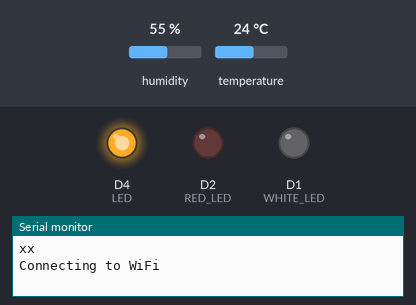
Recording of a sketch running on a simulated ESP8266 (NodeMCU). Shown: output pins drawn as LEDs (lit = HIGH), the last lines printed to the serial monitor. Dashed ring = blinking. Inputs (shaded band) come from the test bench; at power-on: humidity 55 %, temperature 24 °C. WiFi joins after 1.5 s; servers stay silent unless stated. At 4.5 s the program puts the board to deep sleep or switches it off; the recording ends there.

Above: at 0.1 s.
At 2.2 s:
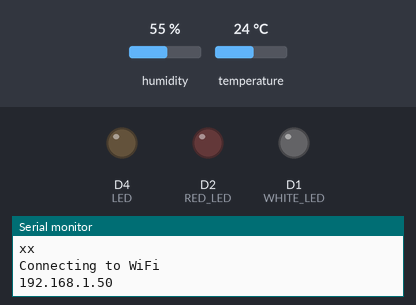
At 4.35 s:
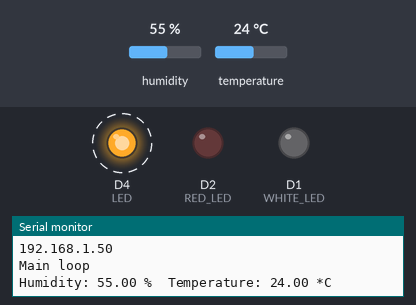
Timing chart, 0 to 4.5 s (numbered marks = the images above):
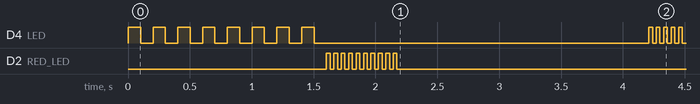

Measured:
- by itself, D4 (LED): goes 7 × (LOW 0.10 s, HIGH 0.10 s), LOW 2.7 s, 4 × (HIGH 0.03 s, LOW 0.03 s), HIGH 0.03 s, then LOW

The sketch:

gizmo01_humidity_temp_light.ino
```cpp
#define LED D4 // built in led on board
#define RED_LED D2
#define WHITE_LED D1

#define DHTPIN D7     // Digital pin connected to the DHT sensor
#define DHTTYPE DHT22 // DHT 22 (AM2302)

#include <ESP8266WiFi.h>
#include <ESP8266HTTPClient.h>
#include <WiFiClient.h>
#include <DHT.h>
#include <DHT_U.h>

// WiFi parameters to be configured
const char *ssid = "lorenzo_work24"; // Write here your router's username
const char *password = "f3d3r1c0";   // Write here your router's passward

DHT dht(DHTPIN, DHTTYPE);

void setup(void)
{
    pinMode(LED, OUTPUT);       // LED pin as output.
    pinMode(RED_LED, OUTPUT);   // LED pin as output.
    pinMode(WHITE_LED, OUTPUT); // LED pin as output.
    pinMode(D0, WAKEUP_PULLUP); // doesn't change anything

    Serial.begin(115200); // or 9600
    // while(!Serial) {}
    Serial.println("xx"); // this starts a new line in the console after all the rubbish during the connection
    Serial.println("Connecting to WiFi");
    // Connect to WiFi
    digitalWrite(RED_LED, LOW);
    digitalWrite(WHITE_LED, LOW);
    digitalWrite(LED, HIGH); // this actually switches OFF

    WiFi.begin(ssid, password);

    // while wifi not connected yet, print '.'
    int k = 0;
    while (WiFi.status() != WL_CONNECTED)
    {
        digitalWrite(LED, HIGH);
        delay(100);
        digitalWrite(LED, LOW);
        delay(100);
        k++;
        if (k > 100)
        {
            Serial.println("WiFi not connecting - forced restart");
            ESP.restart();
        }
    }

    // Print the IP address
    Serial.println(WiFi.localIP());
    blink_times(RED_LED, 10, 30);

    dht.begin();
}

void blink_times(int led_num, int times, int interval)
{
    for (int x = 0; x < times; x++)
    {
        digitalWrite(led_num, HIGH); // this swithes on
        delay(interval);
        digitalWrite(led_num, LOW); // this swithes off
        delay(interval);
    }
}

void go_to_sleep(float minutes)
{
    blink_times(LED, 5, 30);
    Serial.print("Now going to sleep for ");
    long msecs = minutes * 60 * 1000 * 1000;
    Serial.print(msecs);
    Serial.println(" microseconds");
    ESP.deepSleep(msecs, WAKE_RFCAL); // or WAKE_RF_DEFAULT, WAKE_RF_DISABLED, doesn't work either
                                      // delay(2000);
}

void loop()
{
    Serial.println("Main loop");
    delay(2000); // Wait a few seconds between measurements
    float humidity = dht.readHumidity();
    float temperature = dht.readTemperature();
    if (isnan(humidity) || isnan(temperature))
    {
        Serial.println("Failed to read from DHT sensor!");
        return;
    }
    Serial.print("Humidity: ");
    Serial.print(humidity);
    Serial.print(" %\t");
    Serial.print("Temperature: ");
    Serial.print(temperature);
    Serial.println(" *C");
    go_to_sleep(0.25);
}

/*

// now try to make an http call
  digitalWrite(WHITE_LED, LOW);
  delay(500);
  WiFiClient client;
  HTTPClient http;

  String serverPath = "http://192.168.1.30/microtools/greenhouse.php?act=ADDMEASURE&senstype=Humidity&measure=38&sensloc=WHITE";
  http.begin(client, serverPath.c_str());
  int httpResponseCode = http.GET();
  http.end();
  digitalWrite(WHITE_LED, HIGH);
*/
```
